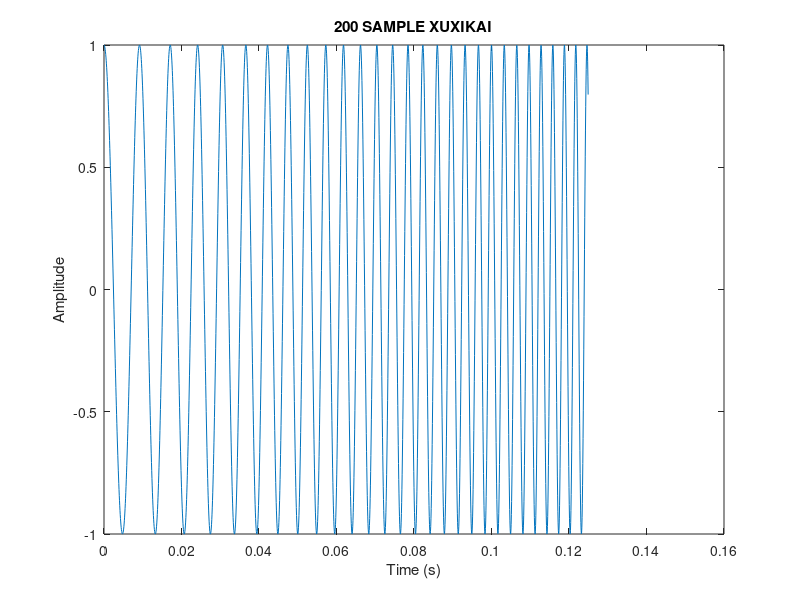

Write MATLAB code to recreate this figure.
f1 = 100;     
mu = 2000;    
fs = 16000;   
tmax = 8;      
phi = 0;       

t = 0:1/fs:tmax;

c = cos(pi * mu * t.^2 + 2 * pi * f1 * t + phi); 

figure;
plot(t(1:2000), c(1:2000));
title('200 SAMPLE XUXIKAI');
xlabel('Time (s)');
ylabel('Amplitude');
saveas(gcf, 'milestone5-2s.jpg');
audiowrite('16kHz.wav', c, fs);

sound(c, fs);
